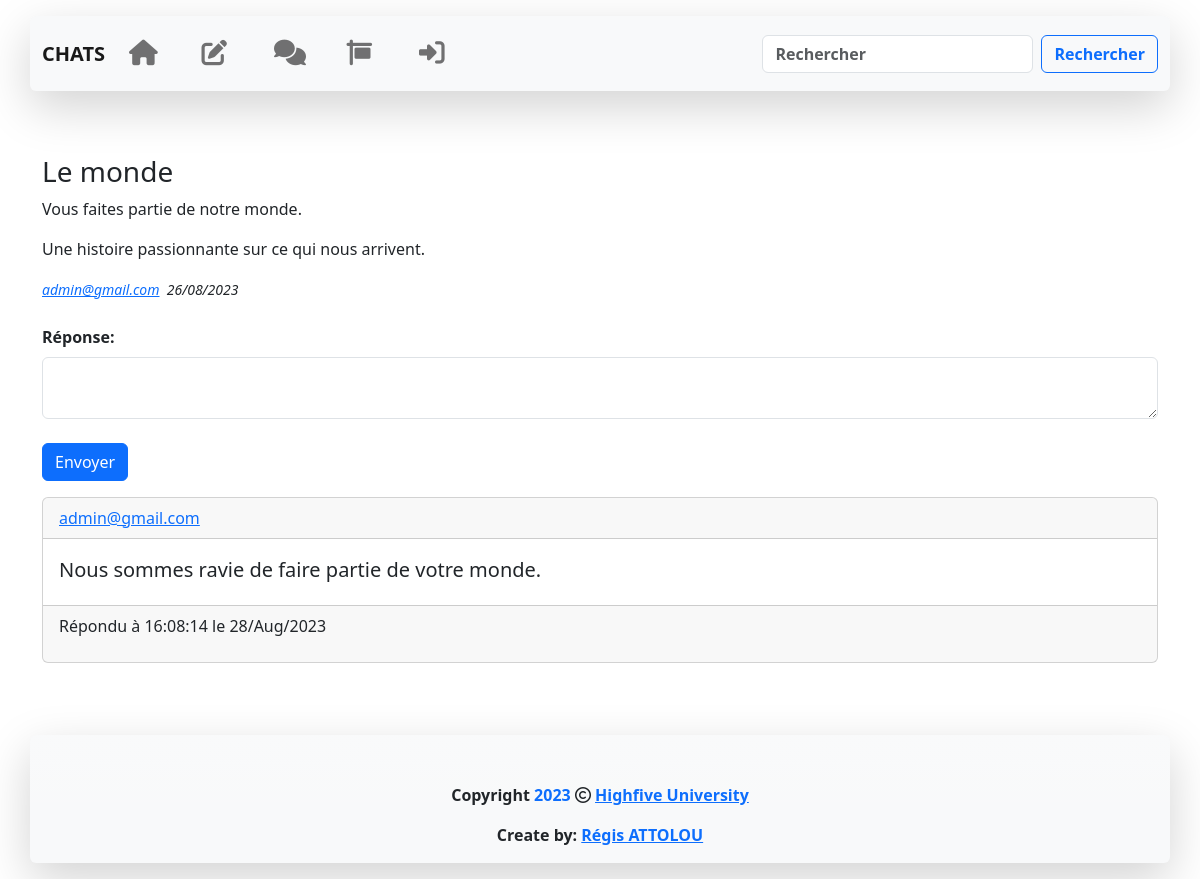
Screenshot of /messages.php?id=1 with the database file from the repository.
### tables this page shows
CREATE TABLE `questions` (
  `id` int UNSIGNED NOT NULL,
  `titre` varchar(255) NOT NULL,
  `description` text NOT NULL,
  `contenu` text NOT NULL,
  `idAuteur` int NOT NULL,
  `emailAuteur` varchar(255) NOT NULL,
  `datePublication` varchar(255) NOT NULL
);

CREATE TABLE `reponses` (
  `id` int UNSIGNED NOT NULL,
  `idAuteur` int NOT NULL,
  `emailAuteur` varchar(255) NOT NULL,
  `idQuestion` int NOT NULL,
  `reponse` text NOT NULL
);

### actions/questions/showMessagesAction.php (called while the page is built)
<?php
	require('actions/database.php');
	if(isset($_GET['id']) AND !empty($_GET['id'])){
		$idQuestions = $_GET['id'];
		$checkIfQuestionsExists = $bd->prepare('SELECT * FROM questions WHERE id = ?');
		$checkIfQuestionsExists->execute(array($idQuestions));
	if($checkIfQuestionsExists->rowCount() > 0){
		$questionsInfos = $checkIfQuestionsExists->fetch();
		$questionTitre = $questionsInfos['titre'];
        $questionDescription = $questionsInfos['description'];
	    $questionContenu = $questionsInfos['contenu'];
	    $questionIdAuteur = $questionsInfos['idAuteur'];
	   	$questionEmailAuteur = $questionsInfos['emailAuteur'];
	    $questionDate = $questionsInfos['datePublication'];
		}else{
			$errorMsg = "Aucun message n'a été trouvée";
		}
	}else{
		$errorMsg = "Aucun message n'a été trouvée";
	}
 ?>

### actions/questions/showAllReponsesAction.php (called while the page is built)
<?php
	require('actions/database.php');
	$getAllReponses = $bd->prepare('SELECT idAuteur, emailAuteur, idQuestion, reponse FROM reponses WHERE idQuestion = ? ORDER BY id ASC');
	$getAllReponses->execute(array($idQuestions));
?>

### messages.php (the view, shortened to what this page needs)
<?php
require('actions/questions/showMessagesAction.php');
require('actions/questions/postReponseAction.php');
require('actions/questions/showAllReponsesAction.php');
?>
<!DOCTYPE html>
<html>
<?php include('includes/head.php'); ?>
<body class="mt-3 mb-3">
	<?php include('includes/navbar.php'); ?>
	<div class="container pt-5">
		<?php
		if (isset($questionDate)) {
			?>
			<section class="show-content">
				<h3>
					<?= $questionTitre; ?>
				</h3>
				<p>
					<?= $questionDescription; ?>
				</p>
				<p>
					<?= $questionContenu; ?>
				</p>
				<small><em>
						<?='<a href="profile.php?id=' . $questionIdAuteur . '">' . $questionEmailAuteur . '</a> &nbsp' . $questionDate; ?>
					</em></small>
			</section>
			<br>
			<section class="show-answers">
				<form class="form-group" method="POST">
					<div class="mb-3">
						<label for="text" class="form-label"><strong>Réponse:</strong></label>
						<textarea type="text" class="form-control" name="reponse" placeholder=""
							required=""></textarea>
						<br>
						<button class="btn btn-primary" type="submit" name="valider">Envoyer</button>
					</div>
				</form>
				<?php
				while ($reponse = $getAllReponses->fetch()) {
					?>
					<div class="card">
						<div class="card-header">
							<a href="profile.php?id= <?= $reponse['idAuteur']; ?>"><?= $reponse['emailAuteur']; ?></a>
						</div>
						<div class="card-body">
							<blockquote class="blockquote mb-1">
								<p>
									<?= $reponse['reponse']; ?>
								</p>
							</blockquote>
						</div>
						<div class="card-footer">
							<p>
								<?= 'Répondu à '.date('H:m:s').' le '.date('d/M/Y'); ?>
							</p>
						</div>
					</div>
					<br>
					<?php
				}
				?>
			</section>
			<?php
		}
		?>
	</div>
	<?php include('includes/footer.php'); ?>
</body>
</html>

### css/style.css (style rules this page uses)
*, *::after, *::before { box-sizing: border-box; }
body { font-family: 'Poppins'; font-size: 1 rem; }

### rows the page displays
questions: titre "Le monde", description "Vous faites partie de notre monde.", contenu "Une histoire passionnante sur ce qui nous arrivent.", emailAuteur "admin@gmail.com", datePublication "26/08/2023"
reponses: emailAuteur "admin@gmail.com", reponse "Nous sommes ravie de faire partie de votre monde."
